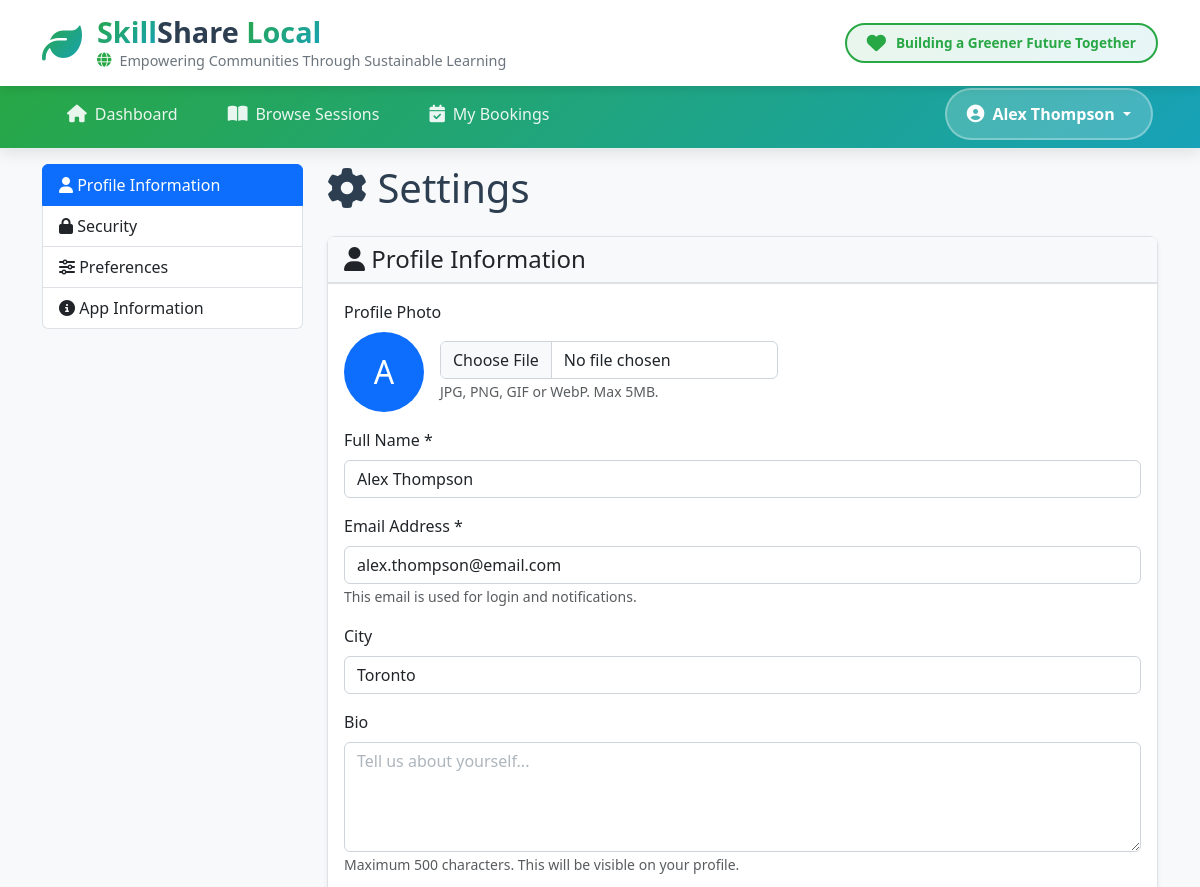
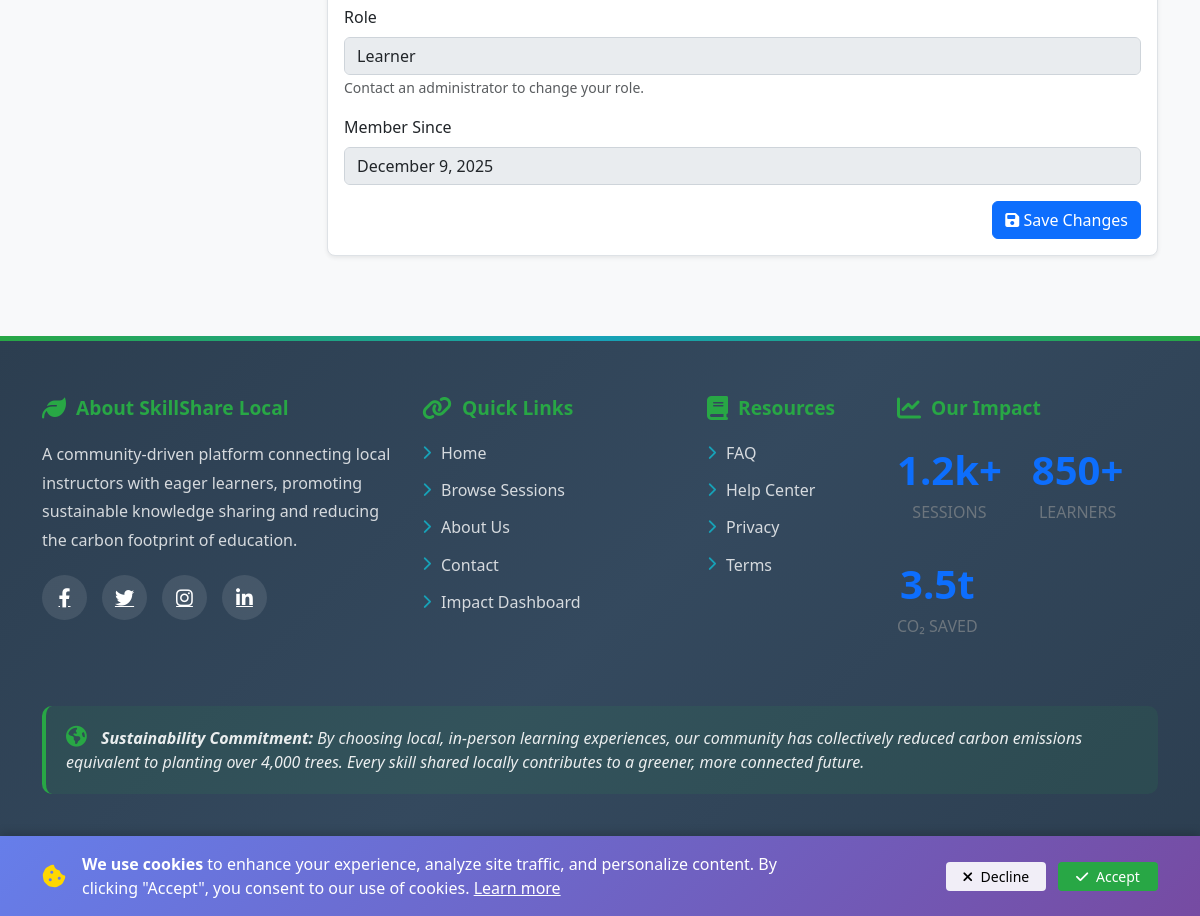
The page /public/settings.php (signed in) on the database its author committed (2 pictures, top to bottom).
### tables this page shows
CREATE TABLE IF NOT EXISTS Users (
    user_id INT AUTO_INCREMENT PRIMARY KEY,
    full_name VARCHAR(100) NOT NULL,
    email VARCHAR(100) UNIQUE NOT NULL,
    password_hash VARCHAR(255) NOT NULL,
    role ENUM('instructor', 'learner', 'admin') NOT NULL,
    city VARCHAR(50),
    bio VARCHAR(500) NULL,
    avatar_path VARCHAR(255) NULL,
    is_suspended BOOLEAN DEFAULT FALSE,
    suspended_reason TEXT,
    created_at TIMESTAMP DEFAULT CURRENT_TIMESTAMP,
    updated_at TIMESTAMP DEFAULT CURRENT_TIMESTAMP ON UPDATE CURRENT_TIMESTAMP,
    INDEX idx_email (email),
    INDEX idx_role (role),
    INDEX idx_city (city)
);

### app/models/User.php (called while the page is built, shortened)
<?php
require_once __DIR__ . '/../config/database.php';
class User {
    public static function getUserById($user_id) {
        global $conn;
        $sql = "SELECT user_id, full_name, email, role, city, bio, avatar_path, is_suspended, suspended_reason, created_at, updated_at
                FROM Users
                WHERE user_id = ?";
        try {
            $stmt = $conn->prepare($sql);
            $stmt->execute([$user_id]);
            return $stmt->fetch(PDO::FETCH_ASSOC);
        } catch (PDOException $e) {
            error_log("Error in getUserById: " . $e->getMessage());
            return false;
        }
    }
    public static function getById($id) {
        return self::getUserById($id);
    }
}

### public/settings.php (the view, shortened to what this page needs)
<?php
require_once '../app/includes/auth_guard.php';
require_once '../app/models/User.php';
$userId = $_SESSION['user_id'];
$user = User::getById($userId);
include '../app/includes/header.php';
include '../app/includes/navbar.php';
?>
<div class="container mt-4 mb-5">
    <div class="row">
        <div class="col-md-3 mb-4">
            <div class="list-group" id="settings-nav">
                <a href="#profile" class="list-group-item list-group-item-action active" data-bs-toggle="list">
                    <i class="fas fa-user"></i> Profile Information
                </a>
                <a href="#security" class="list-group-item list-group-item-action" data-bs-toggle="list">
                    <i class="fas fa-lock"></i> Security
                </a>
                <a href="#preferences" class="list-group-item list-group-item-action" data-bs-toggle="list">
                    <i class="fas fa-sliders-h"></i> Preferences
                </a>
                <a href="#app-info" class="list-group-item list-group-item-action" data-bs-toggle="list">
                    <i class="fas fa-info-circle"></i> App Information
                </a>
            </div>
        </div>
        <div class="col-md-9">
            <h1 class="mb-4"><i class="fas fa-cog"></i> Settings</h1>
            <div class="tab-content">
                <div class="tab-pane fade show active" id="profile">
                    <div class="card">
                        <div class="card-header">
                            <h4 class="mb-0"><i class="fas fa-user"></i> Profile Information</h4>
                        </div>
                        <div class="card-body">
                            <form method="POST" enctype="multipart/form-data">
                                <div class="mb-3">
                                    <label class="form-label">Profile Photo</label>
                                    <div class="d-flex align-items-center mb-2">
                                        <?php if (!empty($user['avatar_path'])): ?>
                                            <img src="<?php echo htmlspecialchars($user['avatar_path']); ?>"
                                                 alt="Profile Photo"
                                                 class="rounded-circle me-3"
                                                 style="width: 80px; height: 80px; object-fit: cover;">
                                        <?php else: ?>
                                            <div class="rounded-circle d-flex align-items-center justify-content-center bg-primary text-white me-3"
                                                 style="width: 80px; height: 80px; font-size: 2rem;">
                                                <?php echo strtoupper(substr($user['full_name'], 0, 1)); ?>
                                            </div>
                                        <?php endif; ?>
                                        <div>
                                            <input
                                                type="file"
                                                name="profile_photo"
                                                class="form-control"
                                                accept="image/jpeg,image/png,image/gif,image/webp"
                                            >
                                            <small class="text-muted">JPG, PNG, GIF or WebP. Max 5MB.</small>
                                        </div>
                                    </div>
                                </div>
                                <div class="mb-3">
                                    <label class="form-label">Full Name *</label>
                                    <input
                                        type="text"
                                        name="full_name"
                                        class="form-control"
                                        value="<?php echo htmlspecialchars($user['full_name']); ?>"
                                        required
                                    >
                                </div>
                                <div class="mb-3">
                                    <label class="form-label">Email Address *</label>
                                    <input
                                        type="email"
                                        name="email"
                                        class="form-control"
                                        value="<?php echo htmlspecialchars($user['email']); ?>"
                                        required
                                    >
                                    <small class="text-muted">This email is used for login and notifications.</small>
                                </div>
                                <div class="mb-3">
                                    <label class="form-label">City</label>
                                    <input
                                        type="text"
                                        name="city"
                                        class="form-control"
                                        value="<?php echo htmlspecialchars($user['city'] ?? ''); ?>"
                                        placeholder="e.g., London, Manchester"
                                    >
                                </div>
                                <div class="mb-3">
                                    <label class="form-label">Bio</label>
                                    <textarea
                                        name="bio"
                                        class="form-control"
                                        rows="4"
                                        maxlength="500"
                                        placeholder="Tell us about yourself..."><?php echo htmlspecialchars($user['bio'] ?? ''); ?></textarea>
                                    <small class="text-muted">Maximum 500 characters. This will be visible on your profile.</small>
                                </div>
                                <div class="mb-3">
                                    <label class="form-label">Role</label>
                                    <input
                                        type="text"
                                        class="form-control"
                                        value="<?php echo ucfirst($user['role']); ?>"
                                        disabled
                                    >
                                    <small class="text-muted">Contact an administrator to change your role.</small>
                                </div>
                                <div class="mb-3">
                                    <label class="form-label">Member Since</label>
                                    <input
                                        type="text"
                                        class="form-control"
                                        value="<?php echo date('F j, Y', strtotime($user['created_at'])); ?>"
                                        disabled
                                    >
                                </div>
                                <div class="d-grid gap-2 d-md-flex justify-content-md-end">
                                    <button type="submit" class="btn btn-primary">
                                        <i class="fas fa-save"></i> Save Changes
                                    </button>
                                </div>
                            </form>
                        </div>
                    </div>
                </div>
            </div>
        </div>
    </div>
</div>
<?php include '../app/includes/footer.php'; ?>

### public/assets/css/theme.css (style rules this page uses)
:root { --color-primary: #0d6efd; --color-primary-hover: #0b5ed7; --color-primary-rgb: 13, 110, 253; --color-secondary: #6c757d; --color-secondary-hover: #5c636a; --color-success: #198754; --color-warning: #ffc107; --color-danger: #dc3545; --color-info: #0dcaf0; --bg-body: #ffffff; --bg-card: #ffffff; --bg-secondary: #f8f9fa; --bg-hover: #f1f3f5; --bg-active: #e9ecef; --text-primary: #212529; --text-secondary: #6c757d; --text-muted: #adb5bd; --text-inverse: #ffffff; --border-color: #dee2e6; --border-light: #e9ecef; --border-dark: #ced4da; --input-bg: #ffffff; --input-border: #ced4da; --input-focus-border: #86b7fe; --input-focus-shadow: rgba(13, 110, 253, 0.25); --shadow-sm: 0 .125rem .25rem rgba(0, 0, 0, .075); --shadow: 0 .5rem 1rem rgba(0, 0, 0, .15); --shadow-lg: 0 1rem 3rem rgba(0, 0, 0, .175); --navbar-bg: #ffffff; --navbar-border: #e9ecef; --navbar-link: #495057; --navbar-link-hover: #0d6efd; --sidebar-bg: #f8f9fa; --sidebar-border: #dee2e6; --table-stripe-bg: rgba(0, 0, 0, 0.025); --table-hover-bg: rgba(0, 0, 0, 0.05); --table-border: #dee2e6; --code-bg: #f8f9fa; --code-color: #d63384; }
body { background-color: var(--bg-body); color: var(--text-primary); transition: background-color 0.3s ease, color 0.3s ease; }
.card { background-color: var(--bg-card); border-color: var(--border-color); color: var(--text-primary); }
.card-header { background-color: var(--bg-secondary); border-bottom-color: var(--border-color); color: var(--text-primary); }
.form-control, .form-select { background-color: var(--input-bg); border-color: var(--input-border); color: var(--text-primary); }
.form-control::placeholder { color: var(--text-muted); }
.form-label { color: var(--text-primary); }
.list-group-item { background-color: var(--bg-card); border-color: var(--border-color); color: var(--text-primary); }
.list-group-item.active { background-color: var(--color-primary); border-color: var(--color-primary); }
* { transition: background-color 0.2s ease, border-color 0.2s ease, color 0.2s ease; }
button, a, input, select, textarea { transition: background-color 0.15s ease, border-color 0.15s ease, color 0.15s ease, transform 0.15s ease; }

### public/assets/css/header.css (style rules this page uses)
:root { --primary-green: #28a745; --primary-blue: #17a2b8; --accent-teal: #20c997; --dark-text: #2c3e50; --light-bg: #f8f9fa; --gradient-eco: linear-gradient(135deg, #28a745 0%, #17a2b8 100%); }
body { font-family: 'Segoe UI', Tahoma, Geneva, Verdana, sans-serif; color: var(--dark-text); background-color: var(--light-bg); padding-top: 140px; }

### public/assets/css/ui-enhancements.css (style rules this page uses)
.btn { transition: all 0.2s ease-in-out; }

### public/settings.php (style rules this page uses)
.list-group-item { transition: all 0.2s; }
.list-group-item.active { background-color: var(--color-primary); border-color: var(--color-primary); }
.card { border-radius: 8px; box-shadow: var(--shadow-sm); }
.card-header { background-color: var(--bg-secondary); border-bottom: 2px solid var(--border-color); }
.tab-content { min-height: 400px; }

### rows shown on the page
users: full_name "A", full_name "Alex Thompson", email "alex.thompson@email.com", city "Toronto", role "Learner", created_at "December 9, 2025"

### other values the page prints
$user_name "Alex Thompson"
